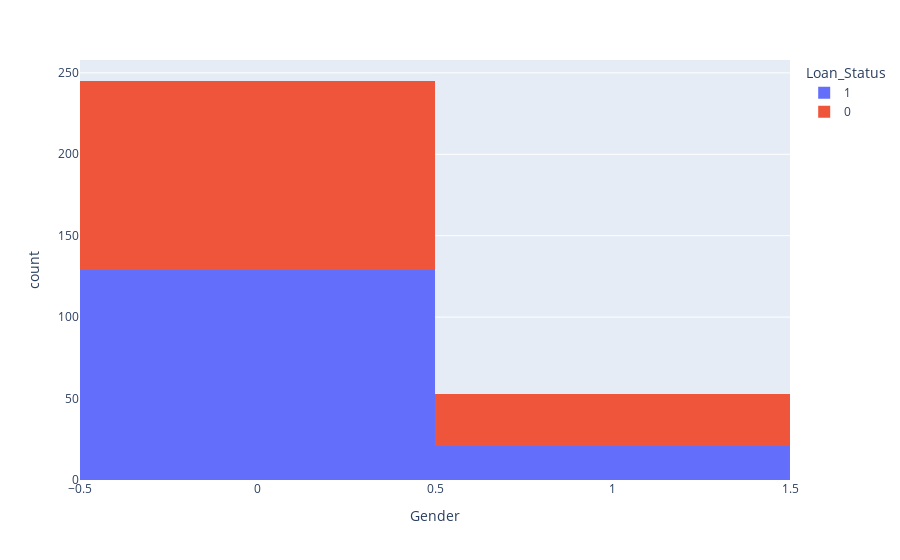
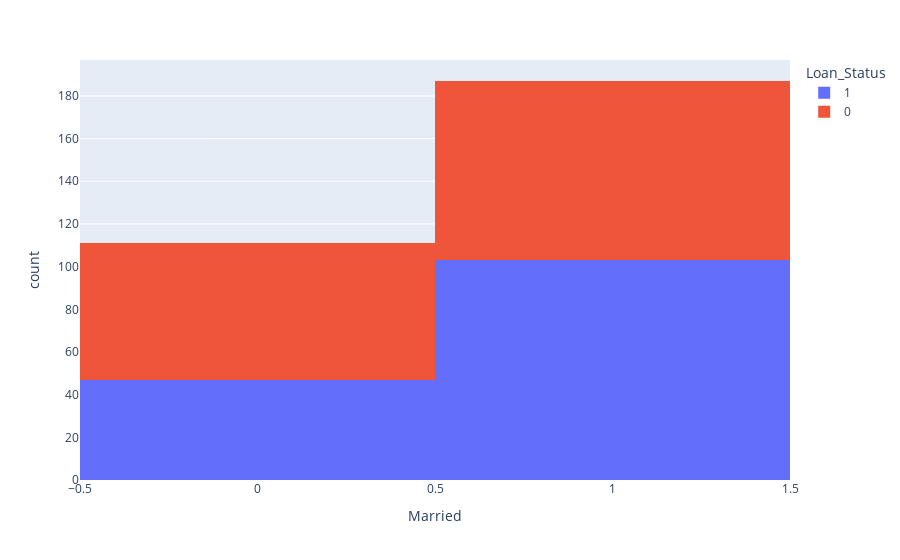
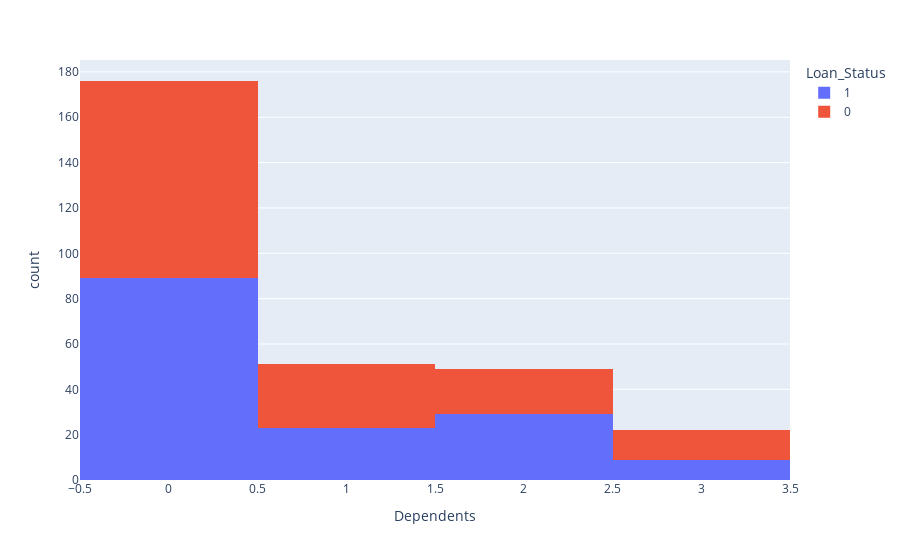
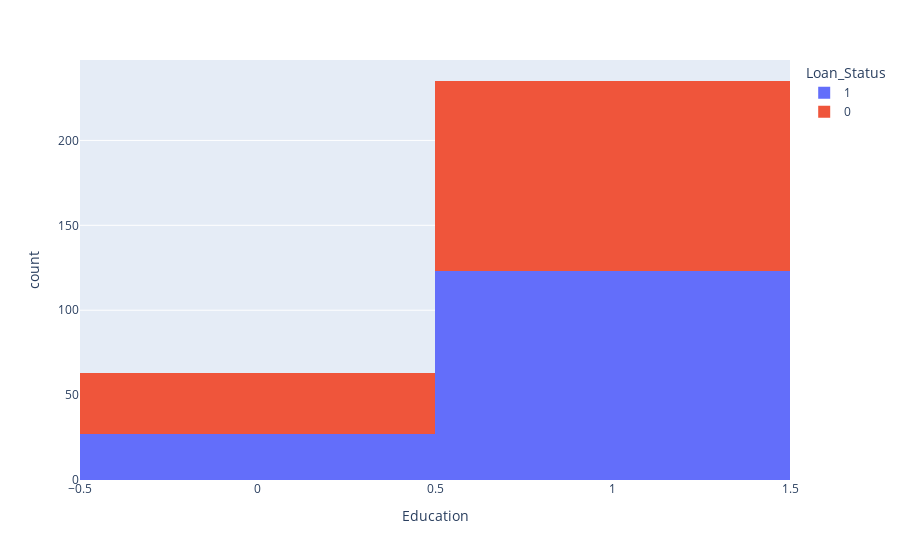

Here is the notebook cell these charts were saved with, in order:
### Markdown cell above
## categorical data!

### Code cell
for col in categorical_features:
    
    fig = pe.histogram(x=col, data_frame=df, color='Loan_Status')

    display(fig)

### Figure 1 — Plotly figure (JSON) as saved in the notebook; plotly's stock layout.template omitted (floating-point values rounded to 4 significant figures; data arrays with more than 128 entries replaced by an {"elided": "..."} marker saying what was removed)
{"data": [{"alignmentgroup": "True", "bingroup": "x", "hovertemplate": "Loan_Status=1<br>Gender=%{x}<br>count=%{y}<extra></extra>", "legendgroup": "1", "marker": {"color": "#636efa", "pattern": {"shape": ""}}, "name": "1", "offsetgroup": "1", "orientation": "v", "showlegend": true, "type": "histogram", "x": {"elided": "150 int values"}, "xaxis": "x", "yaxis": "y"}, {"alignmentgroup": "True", "bingroup": "x", "hovertemplate": "Loan_Status=0<br>Gender=%{x}<br>count=%{y}<extra></extra>", "legendgroup": "0", "marker": {"color": "#EF553B", "pattern": {"shape": ""}}, "name": "0", "offsetgroup": "0", "orientation": "v", "showlegend": true, "type": "histogram", "x": {"elided": "148 int values"}, "xaxis": "x", "yaxis": "y"}], "layout": {"barmode": "relative", "legend": {"title": {"text": "Loan_Status"}, "tracegroupgap": 0}, "margin": {"t": 60}, "xaxis": {"anchor": "y", "domain": [0, 1], "title": {"text": "Gender"}}, "yaxis": {"anchor": "x", "domain": [0, 1], "title": {"text": "count"}}}}

### Figure 2 — Plotly figure (JSON) as saved in the notebook; plotly's stock layout.template omitted (floating-point values rounded to 4 significant figures; data arrays with more than 128 entries replaced by an {"elided": "..."} marker saying what was removed)
{"data": [{"alignmentgroup": "True", "bingroup": "x", "hovertemplate": "Loan_Status=1<br>Married=%{x}<br>count=%{y}<extra></extra>", "legendgroup": "1", "marker": {"color": "#636efa", "pattern": {"shape": ""}}, "name": "1", "offsetgroup": "1", "orientation": "v", "showlegend": true, "type": "histogram", "x": {"elided": "150 int values"}, "xaxis": "x", "yaxis": "y"}, {"alignmentgroup": "True", "bingroup": "x", "hovertemplate": "Loan_Status=0<br>Married=%{x}<br>count=%{y}<extra></extra>", "legendgroup": "0", "marker": {"color": "#EF553B", "pattern": {"shape": ""}}, "name": "0", "offsetgroup": "0", "orientation": "v", "showlegend": true, "type": "histogram", "x": {"elided": "148 int values"}, "xaxis": "x", "yaxis": "y"}], "layout": {"barmode": "relative", "legend": {"title": {"text": "Loan_Status"}, "tracegroupgap": 0}, "margin": {"t": 60}, "xaxis": {"anchor": "y", "domain": [0, 1], "title": {"text": "Married"}}, "yaxis": {"anchor": "x", "domain": [0, 1], "title": {"text": "count"}}}}

### Figure 3 — Plotly figure (JSON) as saved in the notebook; plotly's stock layout.template omitted (floating-point values rounded to 4 significant figures; data arrays with more than 128 entries replaced by an {"elided": "..."} marker saying what was removed)
{"data": [{"alignmentgroup": "True", "bingroup": "x", "hovertemplate": "Loan_Status=1<br>Dependents=%{x}<br>count=%{y}<extra></extra>", "legendgroup": "1", "marker": {"color": "#636efa", "pattern": {"shape": ""}}, "name": "1", "offsetgroup": "1", "orientation": "v", "showlegend": true, "type": "histogram", "x": {"elided": "150 int values"}, "xaxis": "x", "yaxis": "y"}, {"alignmentgroup": "True", "bingroup": "x", "hovertemplate": "Loan_Status=0<br>Dependents=%{x}<br>count=%{y}<extra></extra>", "legendgroup": "0", "marker": {"color": "#EF553B", "pattern": {"shape": ""}}, "name": "0", "offsetgroup": "0", "orientation": "v", "showlegend": true, "type": "histogram", "x": {"elided": "148 int values"}, "xaxis": "x", "yaxis": "y"}], "layout": {"barmode": "relative", "legend": {"title": {"text": "Loan_Status"}, "tracegroupgap": 0}, "margin": {"t": 60}, "xaxis": {"anchor": "y", "domain": [0, 1], "title": {"text": "Dependents"}}, "yaxis": {"anchor": "x", "domain": [0, 1], "title": {"text": "count"}}}}

### Figure 4 — Plotly figure (JSON) as saved in the notebook; plotly's stock layout.template omitted (floating-point values rounded to 4 significant figures; data arrays with more than 128 entries replaced by an {"elided": "..."} marker saying what was removed)
{"data": [{"alignmentgroup": "True", "bingroup": "x", "hovertemplate": "Loan_Status=1<br>Education=%{x}<br>count=%{y}<extra></extra>", "legendgroup": "1", "marker": {"color": "#636efa", "pattern": {"shape": ""}}, "name": "1", "offsetgroup": "1", "orientation": "v", "showlegend": true, "type": "histogram", "x": {"elided": "150 int values"}, "xaxis": "x", "yaxis": "y"}, {"alignmentgroup": "True", "bingroup": "x", "hovertemplate": "Loan_Status=0<br>Education=%{x}<br>count=%{y}<extra></extra>", "legendgroup": "0", "marker": {"color": "#EF553B", "pattern": {"shape": ""}}, "name": "0", "offsetgroup": "0", "orientation": "v", "showlegend": true, "type": "histogram", "x": {"elided": "148 int values"}, "xaxis": "x", "yaxis": "y"}], "layout": {"barmode": "relative", "legend": {"title": {"text": "Loan_Status"}, "tracegroupgap": 0}, "margin": {"t": 60}, "xaxis": {"anchor": "y", "domain": [0, 1], "title": {"text": "Education"}}, "yaxis": {"anchor": "x", "domain": [0, 1], "title": {"text": "count"}}}}
